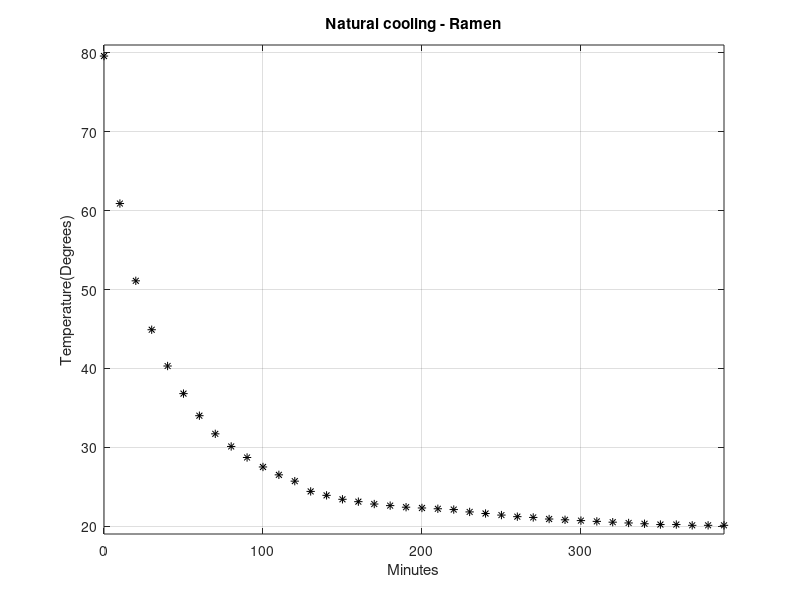
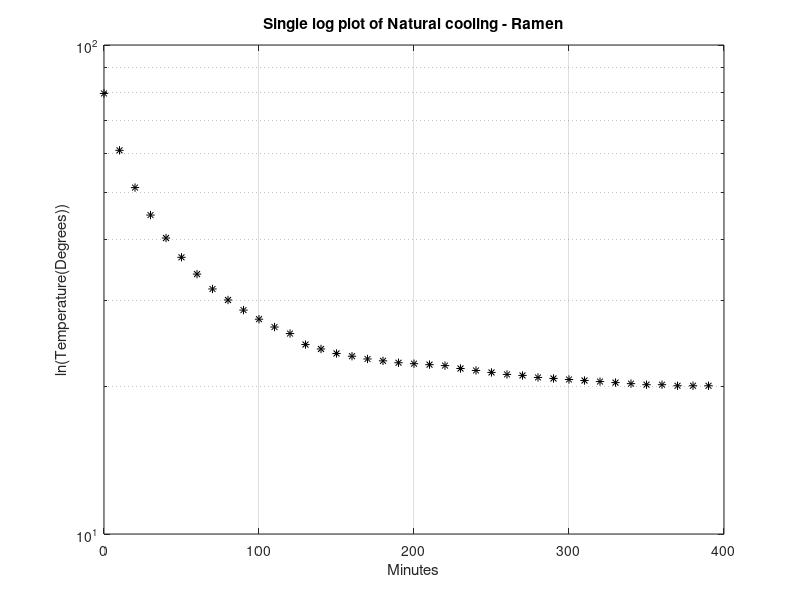
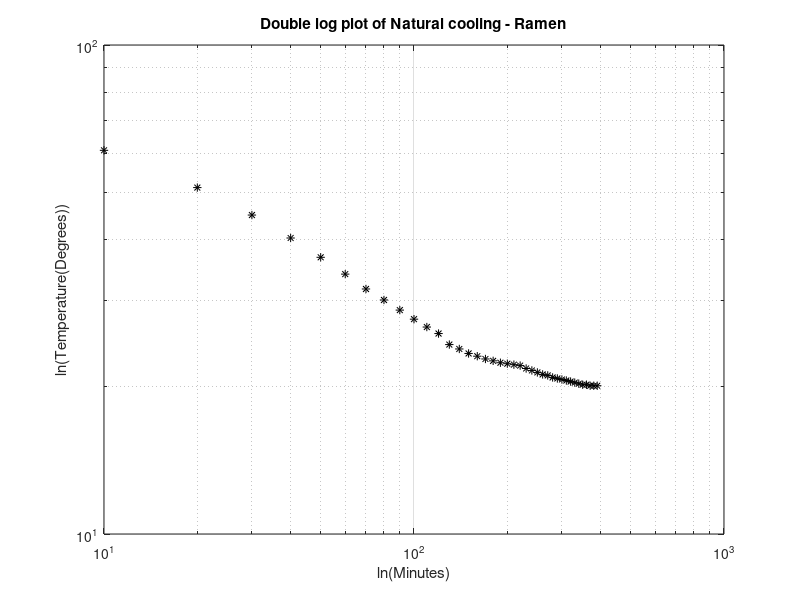
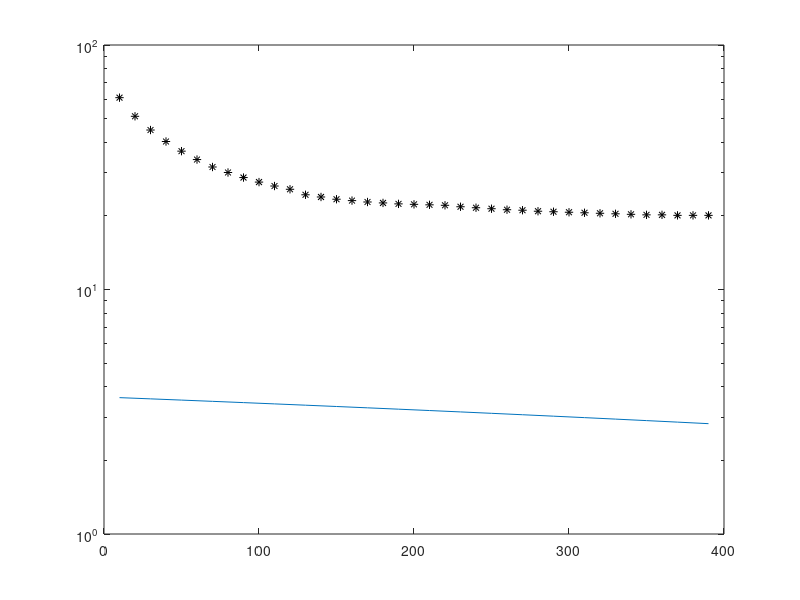

Here is the MATLAB script that generated these plots, in order:
clear all
close all

#Time in minutes
x=[0:10:390]; 
#Data points
y=[79.6,60.9,51.1,44.9,40.3,36.8,34.0,31.7,30.1,28.7,27.5,26.5,25.7,24.4,23.9,23.4,23.1,22.8,22.6,22.4,22.3,22.2,22.1,21.8,21.6,21.4,21.2,21.1,20.9,20.8,20.7,20.6,20.5,20.4,20.3,20.2,20.2,20.1,20.1,20.1]; 

#Plot of data points
figure
plot(x,y,"*k")
axis([0 390 19 81])
title("Natural cooling - Ramen")
xlabel("Minutes")
ylabel("Temperature(Degrees)")
grid on

#Single log plot
figure
semilogy(x,y,"*k")
title("Single log plot of Natural cooling - Ramen")
xlabel("Minutes")
ylabel("ln(Temperature(Degrees))")
grid on

#Double log plot
figure
loglog(x,y,"*k")
title("Double log plot of Natural cooling - Ramen")
xlabel("ln(Minutes)")
ylabel("ln(Temperature(Degrees))")
grid on


%%

#Fitting
fitval = polyfit(x(2:40),log(y(2:40)),1);

#fitval holds two values for the straight line [ b , a]

logline = fitval(2) + fitval(1)*x(2:40);

figure
semilogy(x(2:40),y(2:40),"*k")
hold on
plot(x(2:40),logline)